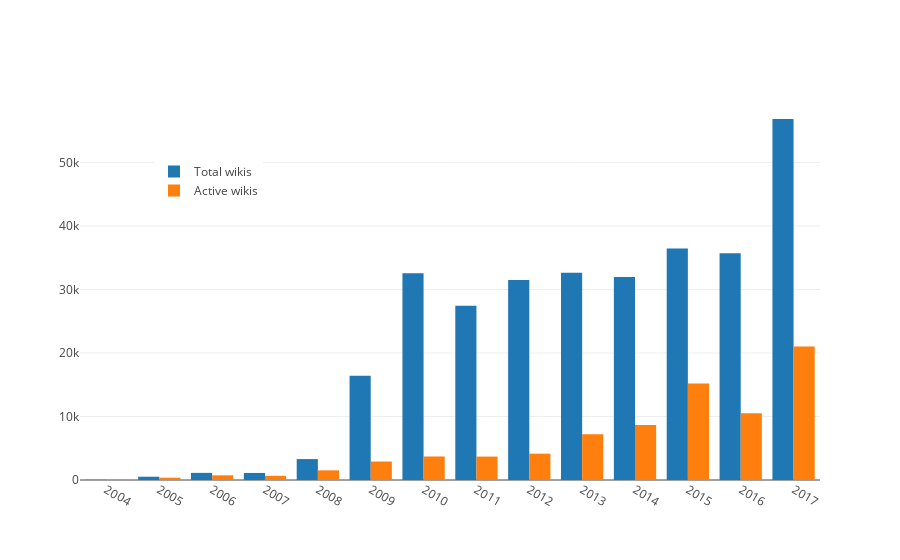

The notebook cell this image was saved under:
### Code cell
traceTotal = go.Bar(x=byYear.index.year, y=byYear.values, name="Total wikis")
traceActive = go.Bar(x=activeByYear.index.year, y=activeByYear.values, name="Active wikis")
layout = go.Layout(
    legend=dict(x=0.1, y=0.85),
    xaxis=dict(
        autotick=False,
        tickangle=30
    )
)
iplot(go.Figure(data=[traceTotal, traceActive], layout=layout), filename='byYear')

### Figure 1 — Plotly figure (JSON) as saved in the notebook; plotly's stock layout.template omitted (floating-point values rounded to 4 significant figures)
{"data": [{"name": "Total wikis", "type": "bar", "x": [2004, 2005, 2006, 2007, 2008, 2009, 2010, 2011, 2012, 2013, 2014, 2015, 2016, 2017], "y": [31, 516, 1123, 1111, 3295, 16410, 32576, 27429, 31491, 32641, 31962, 36450, 35694, 56855]}, {"name": "Active wikis", "type": "bar", "x": [2004, 2005, 2006, 2007, 2008, 2009, 2010, 2011, 2012, 2013, 2014, 2015, 2016, 2017], "y": [18, 364, 735, 658, 1519, 2910, 3705, 3688, 4147, 7201, 8675, 15187, 10498, 21031]}], "layout": {"legend": {"x": 0.1, "y": 0.85}, "xaxis": {"autotick": false, "tickangle": 30}}}
